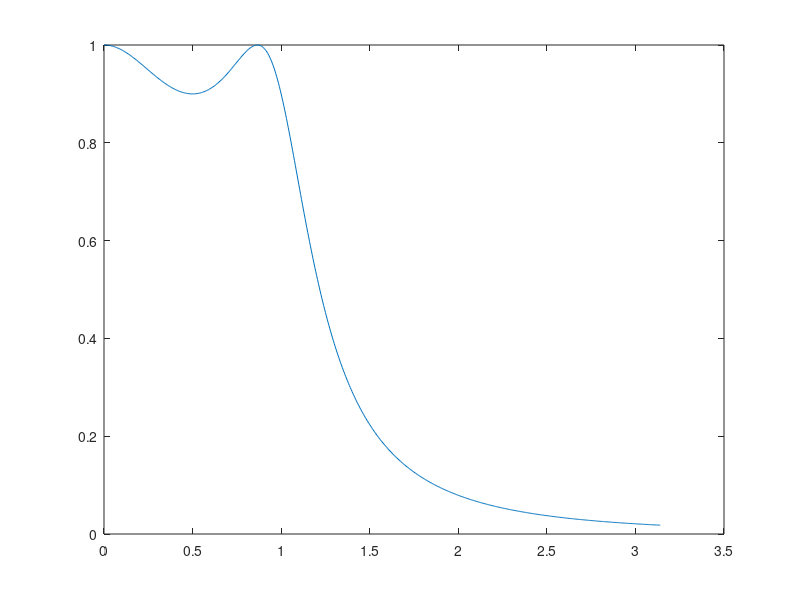
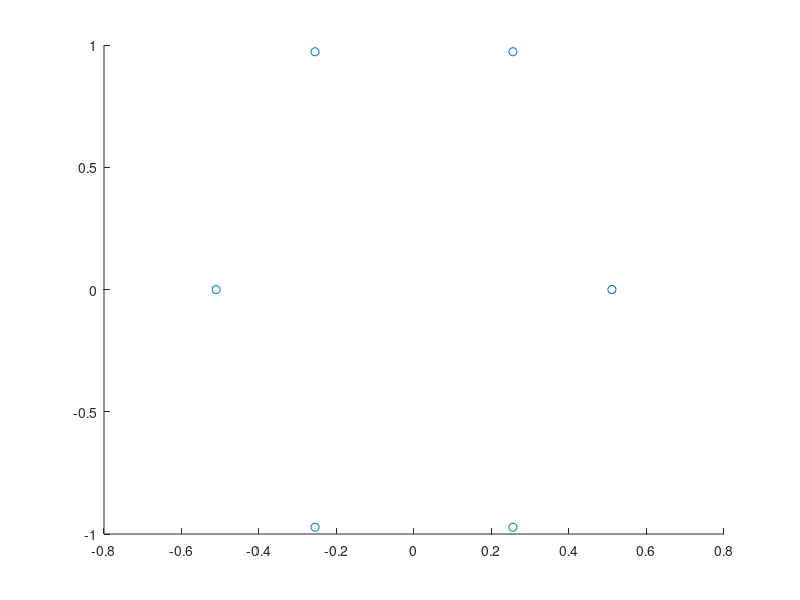

Recreate these plots in MATLAB, in order.
clc
close all
clear all
w=0:0.005:pi;
s1=1i*w;
F=zeros(1,length(w));
dp=0.1;%input('Enter max pass-band ripple (0 to 1): ');
e=sqrt((1-dp)^-2-1);
ws=1.6;%input('Enter stop-band frequency: ');
ds=0.2;%input('Enter max magn allowed in stop-band: ');
T1=acosh(sqrt(1-ds^2)/(e*ds));
T2=acosh(ws);
N=T1/T2;
N1=ceil(N);
v=asinh(1/e)/N1;
for i=1:length(w)
    F(i)=1/sqrt(1+(e*cos(N1*acos(w(i))))^2);
end
figure
plot(w,abs(F))

%Poles
b=(asinh(1/e))/N1;
k=1:2*N1;
al=zeros(1,length(k));
for i=1:length(k)
al(i)=((2*k(i)-1)*(pi/2))/(N1);
end
sig=zeros(1,length(k));
omg=zeros(1,length(k));
for i=1:length(k)
    sig(i)=sin(al(i))*sinh(b);
    omg(i)=cos(al(i))*cosh(b);
end
pol=zeros(1,length(k));
for i=1:length(k)
   pol(i)=sig(i)+1i*(omg(i));
end
figure;
scatter(sig,omg)

